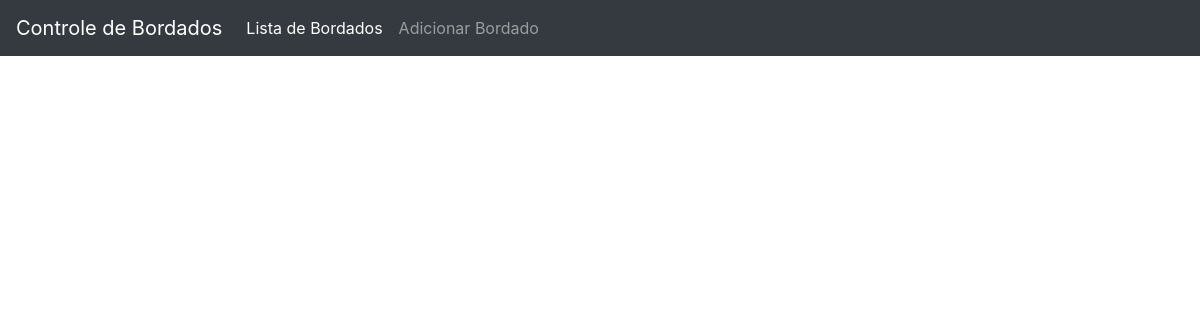
Page /bordados/ on the earlier database version.
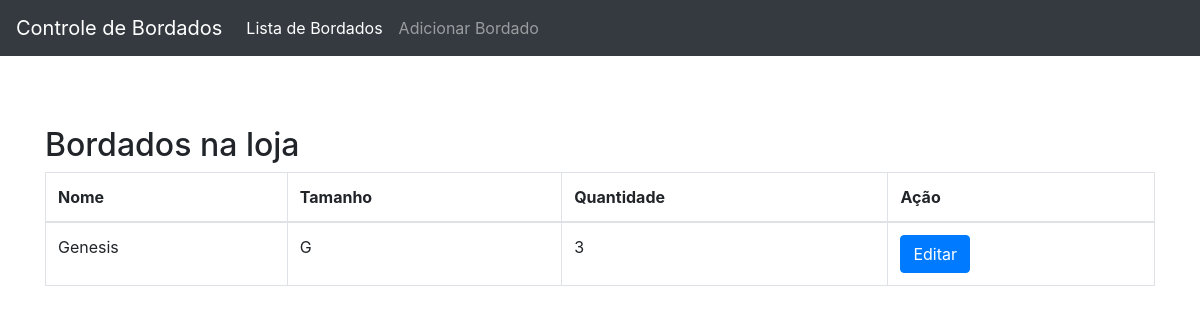
Same page on the later database version.
### bordados/models.py (models this page shows, shortened)
class Bordado(models.Model):
    nome = models.CharField(max_length=100)
    tamanho = models.CharField(max_length=10)
    quantidade = models.PositiveIntegerField(default=0)
    status = models.CharField(max_length=20, choices=[
        ('Na Loja','Na Loja'),
        ('Bordando', 'Bordando'),
        ('Concluído', 'Concluído'),
    ])

### bordados/views.py (the view)
# urls.py: path('bordados/', views.lista_bordados, name='lista_bordados'),
def lista_bordados(request):
    bordados_na_loja = Bordado.objects.filter(status='Na Loja')
    bordados_bordando = Bordado.objects.filter(status='Bordando')
    bordados_concluidos = Bordado.objects.filter(status='Concluído')
    context = {
        'bordados_na_loja': bordados_na_loja,
        'bordados_bordando': bordados_bordando,
        'bordados_concluidos': bordados_concluidos,
    }
    return render(request, 'bordados/lista_bordados.html', context)

### templates/bordados/lista_bordados.html (shortened to what this page needs)
<!DOCTYPE html>
<html>
<head>
    <link rel="stylesheet" href="https://maxcdn.bootstrapcdn.com/bootstrap/4.5.2/css/bootstrap.min.css">
</head>
<body>
 <nav class="navbar navbar-expand-lg navbar-dark bg-dark">
        <a class="navbar-brand" href="#">Controle de Bordados</a>
        <div class="collapse navbar-collapse" id="navbarNav">
            <ul class="navbar-nav">
                <li class="nav-item active">
                    <a class="nav-link" href="{% url 'lista_bordados' %}">Lista de Bordados</a>
                </li>
                <li class="nav-item">
                    <a class="nav-link" href="{% url 'novo_bordado' %}">Adicionar Bordado</a>
                </li>
            </ul>
        </div>
    </nav>
    <div class="container">
        {% if bordados_na_loja %}
        <div class="row">
            <div class="col-md-12 first-table">
                <h2>Bordados na loja</h2>
                <table class="table table-bordered">
                    <thead>
                        <tr>
                            <th>Nome</th>
                            <th>Tamanho</th>
                            <th>Quantidade</th>
                            <th>Ação</th>
                        </tr>
                    </thead>
                    <tbody>
                        {% for bordado in bordados_na_loja %}
                        <tr>
                            <td>{{ bordado.nome }}</td>
                            <td>{{ bordado.tamanho }}</td>
                            <td>{{ bordado.quantidade }}</td>
                            <td><a href="{% url 'editar_status' bordado.id %}" class="btn btn-primary">Editar</a></td>
                        </tr>
                        {% endfor %}
                    </tbody>
                </table>
            </div>
        </div>
        {% endif %}
    </div>
</body>
</html>

### templates/bordados/lista_bordados.html (style rules this page uses)
.first-table { margin-top: 70px; }

Differences in the rows shown:
added Bordado: nome "Genesis", tamanho "G", quantidade "3"
Other differences:
text now shown: "Bordados na loja Nome Tamanho Quantidade Ação"
